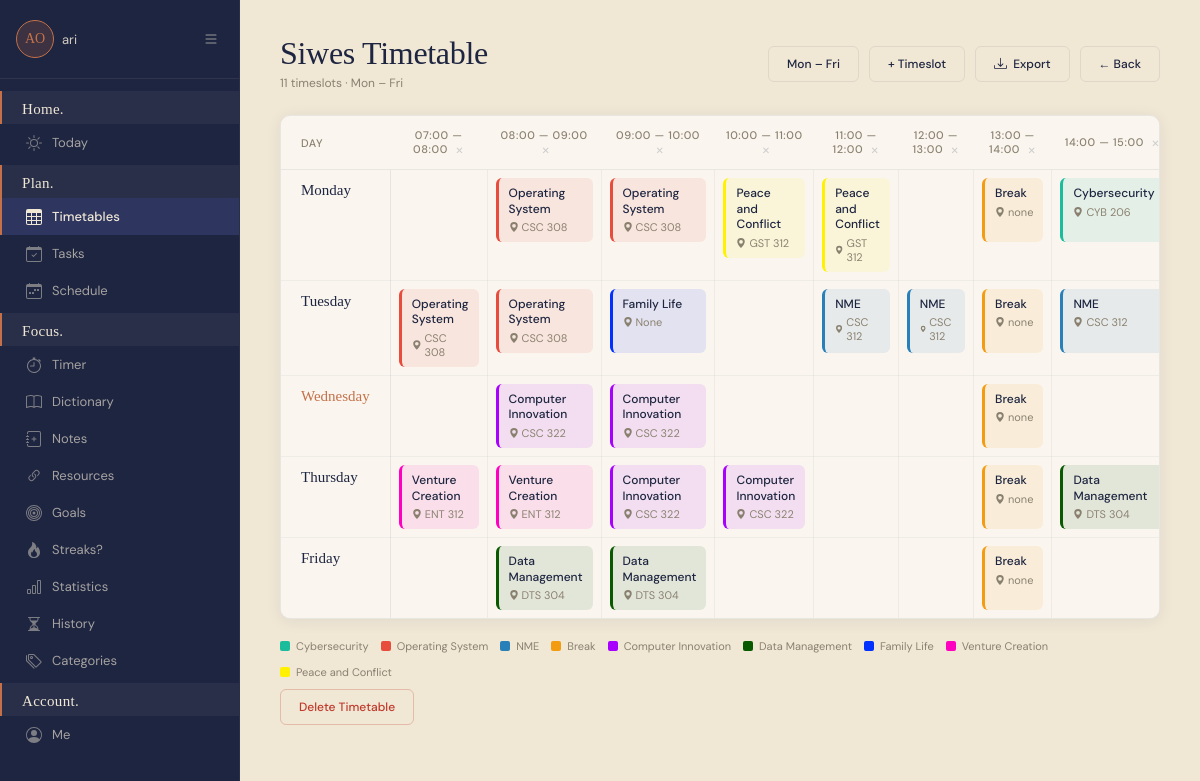
Before: /timetable/7/ (signed in) with the older database file.
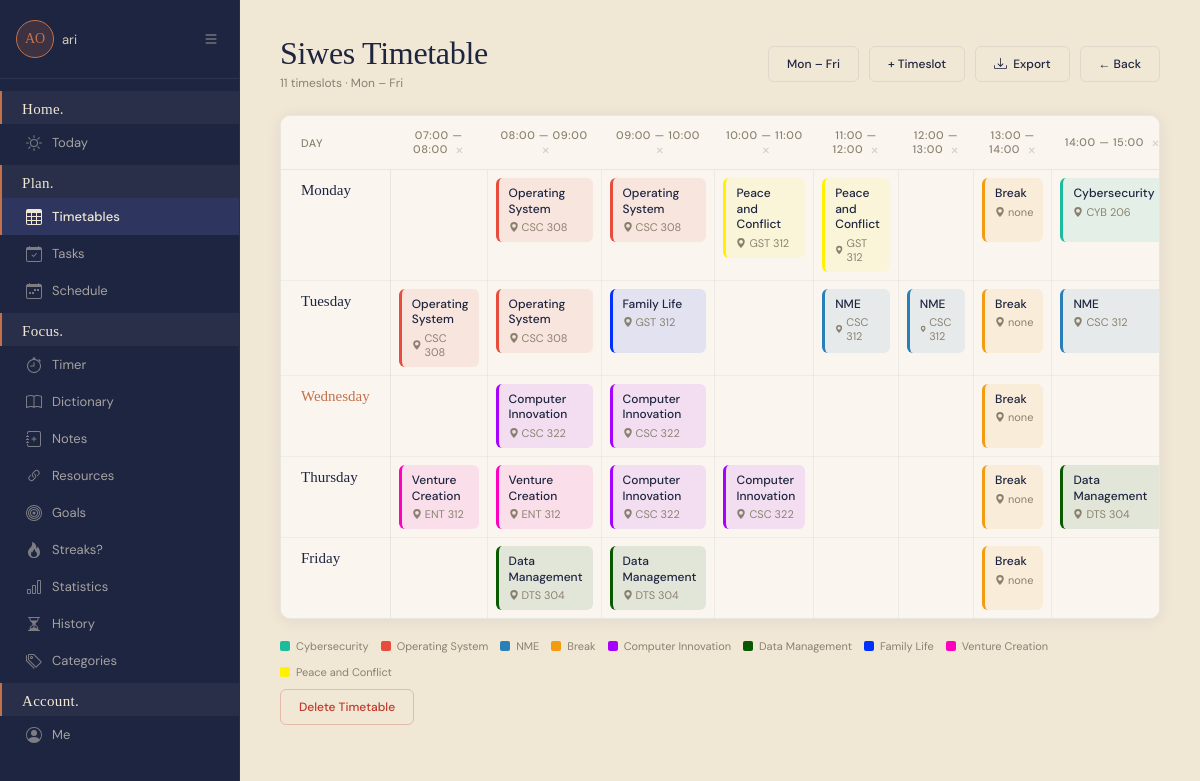
After: the same page with the newer database file.
### planner/models.py (models this page shows, shortened)
class TimetableEntry(models.Model):
    timetable = models.ForeignKey(Timetable, on_delete=models.CASCADE)
    user = models.ForeignKey(User, on_delete=models.CASCADE, null=True, blank=True)
    day = models.CharField(max_length=10, choices=DAYS_OF_WEEK)
    timeslot = models.ForeignKey(Timeslot, on_delete=models.CASCADE)
    subjectInfo = models.ForeignKey(Subject_and_location, on_delete=models.CASCADE)
    class Meta:
        unique_together = ('timetable', 'day', 'timeslot')

class Subject_and_location(models.Model):
    subject = models.CharField(max_length=1000)
    location = models.CharField(max_length=100)
    category = models.ForeignKey(
        'StudyCategory',
        on_delete=models.SET_NULL,
        null=True,
        blank=True
    )

### planner/views/timetable_views.py (the view)
# urls.py: path('timetable/<int:timetable_id>/', views.timetable_view, name='timetable_view'),
@login_required(login_url='planner:login')
def timetable_view(request, timetable_id):
    timetable = get_object_or_404(Timetable, id=timetable_id, user=request.user)
    days = FULL_WEEK if timetable.days_mode == 'full_week' else WEEKDAYS
    timeslots = Timeslot.objects.filter(timetable=timetable).order_by('start_time')
    all_timetables = Timetable.objects.filter(user=request.user)
    today_day = timezone.now().strftime('%A')
    grid = []
    entry_map = {}
    for day in days:
        row = []
        for timeslot in timeslots:
            entry = TimetableEntry.objects.filter(
                timetable=timetable,
                day=day,
                timeslot=timeslot
            ).first()
            row.append((entry, timeslot))
            entry_map[(day, timeslot.id)] = entry
        grid.append((day, row))
    mobile_grid = []
    for timeslot in timeslots:
        row = []
        for day in days:
            entry = entry_map.get((day, timeslot.id))
            row.append((day, entry))
        mobile_grid.append((timeslot, row))
    category_ids = TimetableEntry.objects.filter(
        timetable=timetable
    ).exclude(
        subjectInfo__category=None
    ).values_list('subjectInfo__category', flat=True).distinct()
    categories_used = StudyCategory.objects.filter(id__in=category_ids)
    return render(request, 'index.html', {
        'timetable': timetable,
        'grid': grid,
        'mobile_grid': mobile_grid,
        'days': days,
        'timeslots': timeslots,
        'all_timetables': all_timetables,
        'today_day': today_day,
        'categories_used': categories_used,
    })

### planner/templates/index.html (shortened to what the changed rows need)
{% extends 'base.html' %}
{% block content %}
    <div class="tt-header">
        <div class="tt-header-left">
            <h1 class="tt-title">{{ timetable.name }}</h1>
        </div>
    </div>
    <div class="tt-wrapper">
        <table class="tt-grid">
            <thead>
                <tr>
                    <th>Day</th>
                    {% for slot in timeslots %}
                    <th>
                        {{ slot.start_time|time:"H:i" }} — {{ slot.end_time|time:"H:i" }}
                        <a href="{% url 'planner:delete_timeslot' slot.id %}"
                           style="margin-left:4px; color:rgba(30,37,64,0.2); font-size:10px; vertical-align:middle;"
                           onclick="return confirm('Delete this timeslot?');"
                           title="Delete timeslot">✕</a>
                    </th>
                    {% endfor %}
                </tr>
            </thead>
            <tbody>
                {% for day, row in grid %}
                <tr>
                    <td>
                        <span class="tt-day-label {% if day == today_day %}today{% endif %}">
                            {{ day }}
                        </span>
                    </td>
                    {% for entry, timeslot in row %}
                    <td>
                        <div class="tt-cell">
                            {% if entry %}
                                {% with color=entry.subjectInfo.category.color|default:"#6B7FD4" %}
                                <div class="tt-subject-card"
                                     style="background: {{ color }}18; border-left-color: {{ color }};">
                                    <span class="tt-subject-name">{{ entry.subjectInfo.subject }}</span>
                                    <span class="tt-subject-location">
                                        <svg xmlns="http://www.w3.org/2000/svg" width="10" height="10" fill="currentColor" viewBox="0 0 16 16">
                                            <path d="M8 16s6-5.686 6-10A6 6 0 0 0 2 6c0 4.314 6 10 6 10m0-7a3 3 0 1 1 0-6 3 3 0 0 1 0 6"/>
                                        </svg>
                                        {{ entry.subjectInfo.location }}
                                    </span>
                                </div>
                                {% endwith %}
                            {% else %}
                                <div class="tt-empty-cell">
                                </div>
                            {% endif %}
                        </div>
                    </td>
                    {% endfor %}
                </tr>
                {% endfor %}
            </tbody>
        </table>
    </div>
{% endblock %}

Changed rows visible on the page:
changed through a linked row, TimetableEntry "Family Life": subjectInfo.location "None" → "GST 312"
